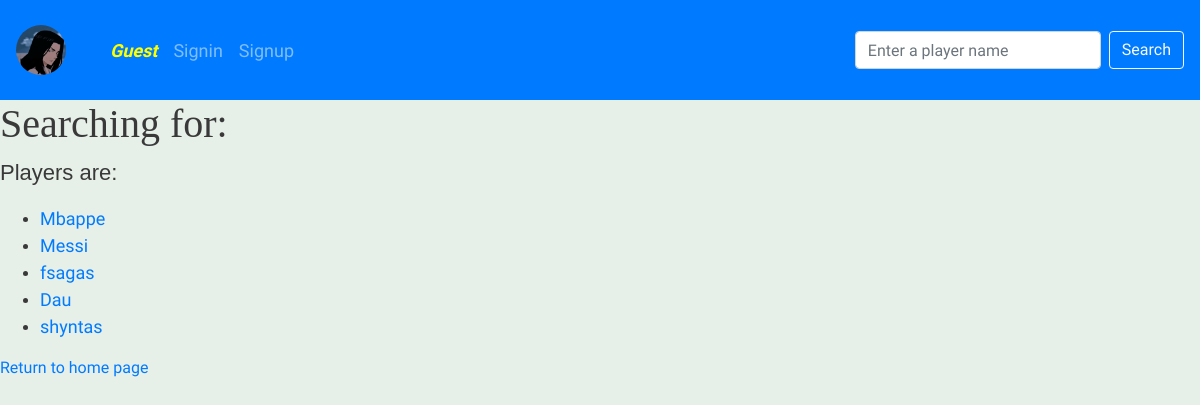
The app's page /search/ with its own data.
### doctors/models.py (models this page shows, shortened)
class Footballer(models.Model):
    name = models.CharField(max_length=255)
    price = models.CharField(max_length=255)
    age = models.IntegerField()

### doctors/views.py (the view)
# urls.py: path('search/', views.search),
def search(request):
    name = request.GET.get("name", "")
    data = Footballer.objects.all().filter(name__contains=name).values()
    context = {
        'data': data,
        'name': name,
    }
    return render(request, "pages/search.html", context)

### doctors/templates/pages/search.html
{% extends 'base.html' %}
{% block content %}
    <div>
        <h1>Searching for:  {{ name }}</h1>
        <p style = "font-family: 'Arial Narrow', sans-serif; font-size: 22px">Players are: </p>
        <ul>
            {% for s in data %}
                <li><a style = "font-size: 18px" href="details/{{ s.id }}">{{ s.name }}</a></li>
            {% endfor %}
        </ul>
    </div>
  <p><a href="{% url 'home' %}">Return to home page</a></p>
{% endblock %}

### static/main.css (style rules this page uses)
body { font-family: 'Source Sans Pro', sans-serif; background-color: #e6efe8; color: #393939; }
h1, h2, h3, h4, h5, h6 { font-family: 'Libre Baskerville', serif; }

### records on screen
Footballer: name "Mbappe"
Footballer: name "Messi"
Footballer: name "fsagas"
Footballer: name "Dau"
Footballer: name "shyntas"
